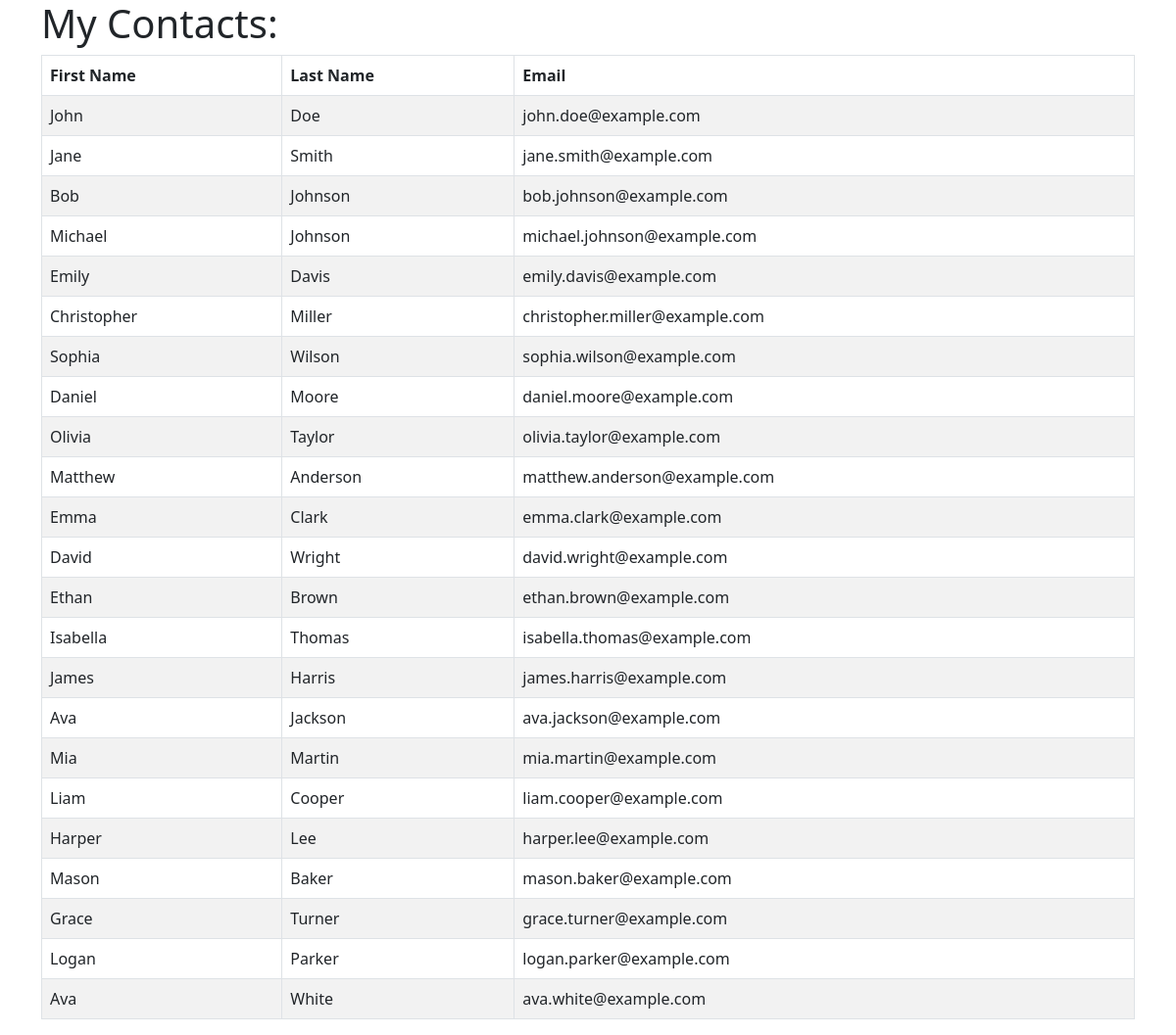
Screenshot of /MYSQL-Examples/welcome.php with the database file from the repository.
### tables this page shows
CREATE TABLE IF NOT EXISTS contact (
    id INT AUTO_INCREMENT PRIMARY KEY,
    firstname VARCHAR(50) NOT NULL,
    lastname VARCHAR(50) NOT NULL,
    email VARCHAR(100) NOT NULL,
    added TIMESTAMP DEFAULT CURRENT_TIMESTAMP
);

### MYSQL-Examples/welcome.php (the view, shortened to what this page needs)
<!DOCTYPE html>
<?php
    $con = mysqli_connect("localhost", "contacts_user", "passw0rd", "contacts_db");
    $sql_statement = "SELECT firstname, lastname, email FROM contact";
    $result = mysqli_query($con, $sql_statement);
?>
<html>
    <head>
        <link href="https://cdn.jsdelivr.net/npm/bootstrap@5.0.2/dist/css/bootstrap.min.css" rel="stylesheet">
    </head>
    <body>
        <div class="container">
            <h1>My Contacts: </h1>
            <table class="table table-bordered table-striped">
                <thead class="thead-dark">
                    <tr>
                        <th>First Name</th>
                        <th>Last Name</th>
                        <th>Email</th>
                    </tr>
                </thead>
                <tbody>
                    <?php
                    while($row = mysqli_fetch_array($result)) {
                        echo "<tr>";
                        echo "<td>" . $row['firstname'] . "</td>";
                        echo "<td>" . $row['lastname'] .  "</td>";
                        echo "<td>" . $row['email'] .  "</td>";
                        echo "</tr>";
                    }
                    ?>
                </tbody>
            </table>
        </div>
    </body>
</html>

### rows the page displays
contact: firstname "John", lastname "Doe", email "john.doe@example.com"
contact: firstname "Jane", lastname "Smith", email "jane.smith@example.com"
contact: firstname "Bob", lastname "Johnson", email "bob.johnson@example.com"
contact: firstname "Michael", lastname "Johnson", email "michael.johnson@example.com"
contact: firstname "Emily", lastname "Davis", email "emily.davis@example.com"
contact: firstname "Christopher", lastname "Miller", email "christopher.miller@example.com"
contact: firstname "Sophia", lastname "Wilson", email "sophia.wilson@example.com"
contact: firstname "Daniel", lastname "Moore", email "daniel.moore@example.com"
contact: firstname "Olivia", lastname "Taylor", email "olivia.taylor@example.com"
contact: firstname "Matthew", lastname "Anderson", email "matthew.anderson@example.com"
contact: firstname "Emma", lastname "Clark", email "emma.clark@example.com"
contact: firstname "David", lastname "Wright", email "david.wright@example.com"
contact: firstname "Ethan", lastname "Brown", email "ethan.brown@example.com"
contact: firstname "Isabella", lastname "Thomas", email "isabella.thomas@example.com"
contact: firstname "James", lastname "Harris", email "james.harris@example.com"
contact: firstname "Ava", lastname "Jackson", email "ava.jackson@example.com"
contact: firstname "Mia", lastname "Martin", email "mia.martin@example.com"
contact: firstname "Liam", lastname "Cooper", email "liam.cooper@example.com"
contact: firstname "Harper", lastname "Lee", email "harper.lee@example.com"
contact: firstname "Mason", lastname "Baker", email "mason.baker@example.com"
contact: firstname "Grace", lastname "Turner", email "grace.turner@example.com"
contact: firstname "Logan", lastname "Parker", email "logan.parker@example.com"
contact: firstname "Ava", lastname "White", email "ava.white@example.com"
